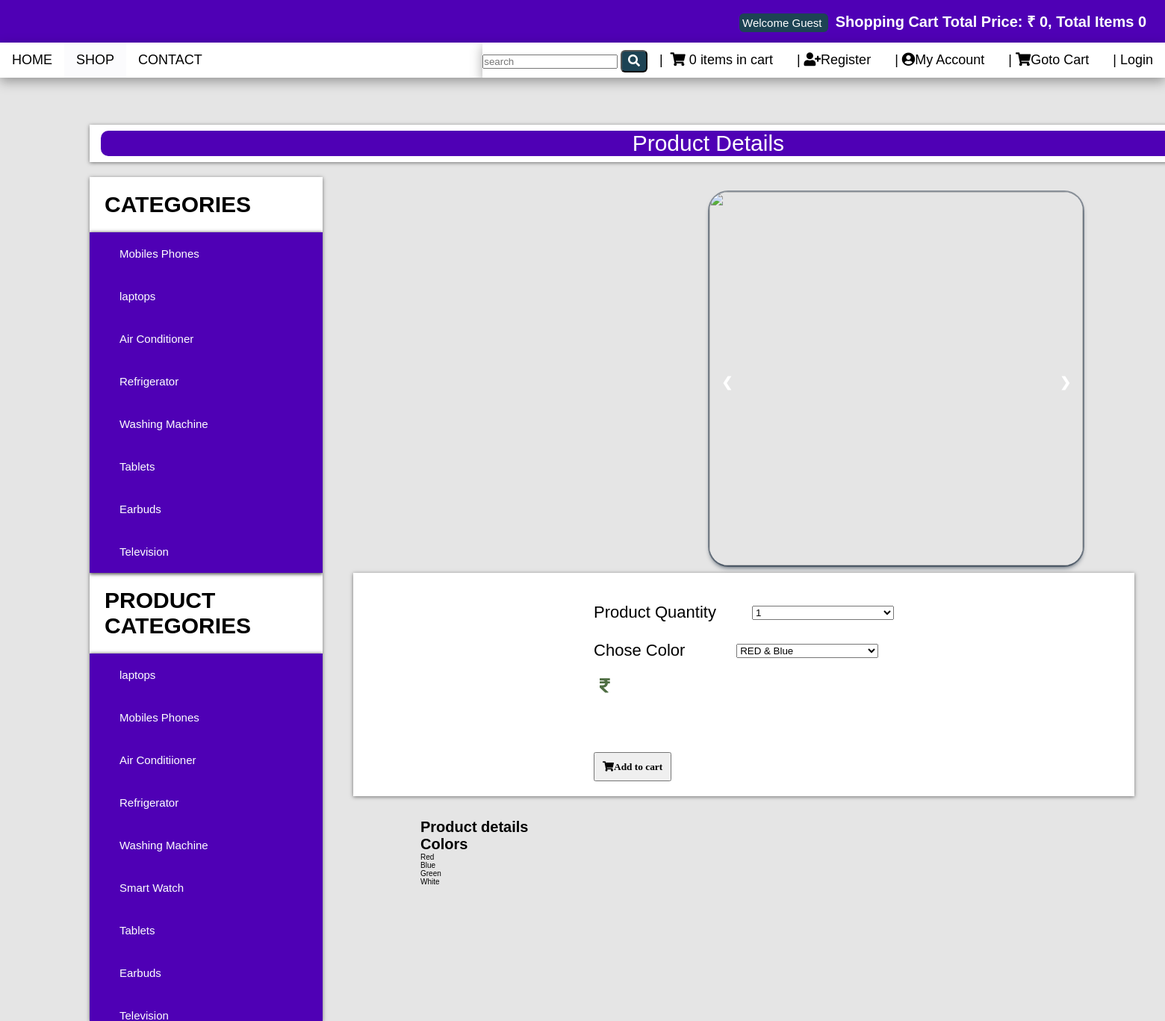
/details.php, run on the app's committed database.
### tables this page shows
CREATE TABLE `categories` (
  `cat_id` int(100) NOT NULL,
  `cat_title` text NOT NULL,
  `cat_desc` text NOT NULL
);

CREATE TABLE `product_category` (
  `p_cat_id` int(10) NOT NULL,
  `p_cat_title` text NOT NULL,
  `p_cat_desc` text NOT NULL,
  `p_cat_img` int(11) NOT NULL
);

### details.php (the view, shortened to what this page needs)
<?php
include("functions/functions.php");
  ?>
<!DOCTYPE html>
<html lang="en">
<head>
<link rel="stylesheet" href="https://cdnjs.cloudflare.com/ajax/libs/font-awesome/4.7.0/css/font-awesome.min.css">
    <link rel="stylesheet" href="https://cdnjs.cloudflare.com/ajax/libs/OwlCarousel2/2.3.4/assets/owl.carousel.min.css">
    <link rel="stylesheet" href="https://cdnjs.cloudflare.com/ajax/libs/font-awesome/5.15.2/css/all.min.css">
    <link rel="stylesheet" href="style.css">
</head>
<body>
<header>
<div class="header-1">
<div class="col-md-6 offer">
    <a href="#" class="btn btn-sucess btn-sm">
           <?php
        if (!isset($_SESSION['customer_email'])){
        echo "Welcome Guest";
      }else{
      echo "Welcome: " .$_SESSION['customer_email'] . "";
    }
        ?>
    </a>
<a id="pr" href="#"> Shopping Cart Total Price: ₹ <?php totalPrice(); ?>, Total Items <?php item(); ?></a>
</div>
</div>
<div class="header-2">
<nav class="navbar">
     <ul >
            <li><a  href="index.php">HOME</a></li>
            <li><a class="active" href="trimer.php">SHOP</a></li>
            <li><a href="contactus.php">CONTACT</a></li>
       <div class="col-md-6">
        <ul class="menu">
            <li>
                         <div class="collapse clearfix" id="search">
                             <form class="navbar-form" method="get" action="result.php">
                                 <div class="input-group">
                                     <input type="text" name="user_query" placeholder="search" class="form-control" required="">
                                     <button type="submit" value="search" name="search" class="btn btn-primary">
                                         <i class="fa fa-search"></i>
                                     </button>
                                 </div>
                             </form>
                         </div>
                   </li>
                <li>
                  <a href="cart.php" class="">
                    <i class="fa fa-shopping-cart"></i>
                      <span><?php item(); ?> items in cart</span>
                        </a>
                </li>
                   <li>
                   <a  href="customer_registration.php"><i class="fa fa-user-plus"></i>Register</a></li>
                   <li>
                   <a href="customer/my_account.php"><i class="fa fa-user-circle"></i>My Account</a></li>
                   <li>
                   <a href="cart.php"><i class="fa fa-shopping-cart"></i>Goto Cart</a></li>
                   <li>
                     <?php
                    if (!isset($_SESSION['customer_email'])){
                    echo "<a href='checkout.php'>Login</a>";
                         } else{
                    echo "<a href='logout.php'>Logout</a>";
                         }
                    ?></li>
             </ul>
       </div>
</ul>
</nav></div></header>
<section class="content" id="content">
  <div class="container">
    <div class="col-md-12">
      <ul class="breadcrumb">
        <li><span>Product Details</span></li>
          </ul>
           </div></div></section>
  <div class="content1" id="content1">
  <div class="container1">
    <div class="col-md-3">
      <?php
      include("includes/sidebar.php");
      ?>
    </div>
    </div>
     </div>
<div class="slides">
<div class="mySlides fade">
  <img src="admin_area/product_images/<?php echo $p_img1 ?>" width="500" height="500">
</div>
<a class="prv" onclick="plusSlides(-1)">&#10094;</a>
<a class="net" onclick="plusSlides(1)">&#10095;</a>
</div>
<div class="co-md-6">
  <div class="bx">
    <form action="details.php?add_cart=<?php echo $pro_id ?>" method="post" class="form-horizontal">
      <div class="form-group">
        <label class="col-md-5 control-label" >Product Quantity</label>
        <div class="col-md-7">
          <select name="product_qty" class="form-control">
            <option>1</option>
          </select>
        </div>
      </div>
    <div class="form-group">
      <label class="col-md-5 control-label" >Chose Color</label>
      <div class="col-md-7">
        <select name="product_size" class="form-control">
          <option>RED & Blue</option>
        </select>
      </div>
    </div>
    <p class="price"><i class="fa fa-inr"></i><?php echo $p_price; ?></p>
    <p class="text-center buttons">
      <button class="btn-prim" type="submit"><i class=" fa fa-shopping-cart">Add to cart</i></button>
    </p>
  </form>
  </div>
</div>
<div class="boxa" id="details">
  <h4>Product details</h4>
  <h4>Colors</h4>
  <ul>
    <li>Red</li>
     <li>Blue</li>
      <li>Green</li>
       <li>White</li>
  </ul>
</div>
</body></html>

### functions/functions.php (shortened to what this page needs)
<?php
$db=mysqli_connect("localhost","root","","e_com");
function getUserIp(){
	switch (true) {
				default : return $_SERVER['REMOTE_ADDR'];
	}
}
function item(){
	global $db;
	$ip_add=getUserIp();
	$get_items="select * from cart where ip_add='$ip_add'";
	$run_item=mysqli_query($db,$get_items);
	$count=mysqli_num_rows($run_item);
	echo $count;
}
function totalPrice(){
	$total=0;
echo $total;
}
function getPCats(){
    global $db;
    $get_p_cats="select * from product_category";
    $run_p_cats=mysqli_query($db,$get_p_cats);
    while ($row_p_cats=mysqli_fetch_array($run_p_cats)) {
        $p_cat_id=$row_p_cats['p_cat_id'];
        $p_cat_title=$row_p_cats['p_cat_title'];
        echo "<li><a href='trimer.php?p_cat=$p_cat_id'>$p_cat_title</a></li>";
    }
}
function getCat(){
    global $db;
    $get_cat="select * from categories";
    $run_cat=mysqli_query($db,$get_cat);
    while ($row_cat=mysqli_fetch_array($run_cat)) {
        $cat_id=$row_cat['cat_id'];
        $cat_title=$row_cat['cat_title'];
        echo "<li><a href='trimer.php?cat_id=$cat_id'>$cat_title</a></li>";
    }
}
  ?>

### style.css (style rules this page uses)
:root { --blue:#2980b9; --primaryColor: #f1f1f1; --black: #222; --black2: #555; --black3: #252525; --black4: #000; --black5: #212529; --orange: #1a2bdd; --white: #fff; --grey: #959595; --grey2: #666; --grey3: #ccc; --secondaryColor: #2b1f4d; --yellow: #ffcc00; --green: #59b210; }
* { font-family: "Archivo", sans-serif; margin:0; padding:0; box-sizing: border-box; text-transform: ; text-decoration: none; transition: all .2s cubic-bezier(.37,1.14,.26,1.24); }
html { font-size: 62.5%; overflow-x: hidden; background-color: rgba(0,0,0,.1); }
.header-1 { background-color: #4f00b5; background-blend-mode: multiply; background-size: cover; background-position: center; background-attachment: fixed; padding:4rem 1rem; text-align: center; color:#ffffff }
header .header-1 { display: flex; align-items: center; justify-content: space-between; padding:1.5rem; width: 100%; z-index: 10; }
.btn { background-color: #1d4354; color: #fff; padding: .4rem .8rem; font-size:1.6rem; cursor: pointer; border-radius: .6rem; margin-top: 1rem; }
.buttons { color }
.offer #pr { font-size: 2rem; color: white; font-weight: bold; margin: 1rem; }
.menu > li a:before { content: "|\00a0"; align-items: center; }
.menu { text-decoration: underline; }
.col-md-6 .menu { font-size: 1.3rem; }
.content { width: 90%; box-shadow: ; float: left; margin-top: 8rem; display: flex; margin-left: 11rem; z-index: ; padding: 1rem; }
.buttons { display: flex; font-size: 15px; }
.header-2 { font-size: 2.5rem; height: 2rem; }
.navbar ul { list-style: none; margin: 0; padding: 0; overflow: hidden; background: #ffffff; position: -webkit-sticky; position: sticky; top: 0; box-shadow: rgba(0, 0, 0, 0.35) 0rem .5rem 1.5rem; z-index: 20000; }
.navbar ul li { float: left; }
.header-2 .navbar a { font-size: 18px; display: block; text-align: center; padding: 1.3rem 1.6rem; text-decoration: none; color:#000000; }
.navbar .active { margin-left: ; background-color: #fbfbfd; }
.menu { font-size: 1.6rem; float: right; margin-top: 1rem; }
.active, .dot:hover { background-color: #717171; }
.fade { -webkit-animation-name: fade; -webkit-animation-duration: 1.5s; animation-name: fade; animation-duration: 1.5s; }
.col-md-12 { padding: 8px 15px; background-color: #fff; box-shadow: 0 1px 5px rgba(0, 0, 0, 0.5); font-size: 3rem; width: 164rem; z-index: 0; margin: auto; }
.breadcrumb { list-style: none; text-align: center; z-index: 0; color: #fff; border-radius: 1rem; background-color:#4f00b5; }
.breadcrumb span { text-align: center; }
.breadcrumb :before { content: "\00a0"; color: #cccccc; z-index: 0; }
.content1 { box-shadow: 0 1px 5px rgba(0, 0, 0, 0.5); background-color: #ffffff; border: 2 solid black; margin-left: 12rem; margin-top: rem; text-align: center; display:flex; float: left; position: relative; width: 20%; overflow-y: scroll; top: 1rem; bottom: 33rem; height: 113rem; }
.panel-body ul a { color: #fff; margin-left: rem; text-align: left; padding: 2rem; }
.panel-body ul li { z-index: 0; color: #fff; padding: 2rem; text-align: left; font-size: 15px; }
.slides { width: 50rem; margin-left: 95rem; position: relative; margin-top:18rem; box-shadow: rgba(6, 24, 44, 0.4) 0rem 0rem 0rem .2rem, rgba(6, 24, 44, 0.65) 0rem .4rem .6rem -0.1rem, rgba(255, 255, 255, 0.08) 0rem .1rem 0rem; border-radius: 2.5rem; z-index: 0rem; background:; }
.slides img { border-radius:2.5rem; z-index: 0rem; display: flex; }
.prv, .net { cursor: pointer; position: absolute; top: 50%; width: auto; padding: 1.6rem; margin-top: -2.2rem; color: white; font-weight: bold; font-size: 1.8rem; transition: 0.6s ease; border-radius: 0 .3rem .3rem 0; user-select: none; }
.net { right: 0; border-radius: .3rem 0 0 .3rem; }
.co-md-6 { display: ; background-color: #ffffff; width: 67%; display: flex; margin: auto; box-shadow: 0 1px 5px rgba(0, 0, 0, 0.5); margin-top: 1rem; margin-bottom: 3rem; }
.co-md-6 .bx { font-size: 22px; margin-left: 24rem; margin: auto; padding: 2rem; }
.form-group { display: flex; padding-bottom: .5rem; padding-top: 2rem; }
.col-md-7 { margin: auto; align-items: center; }
.col-md-7 .form-control { width: 19rem; margin-left: 4.8rem; float: right; }
.price { color: #4f6e43; padding-top: 1rem; padding-bottom: 1rem; }
.fa-inr { padding: .8rem; }
.boxa { margin-left: 56.3rem; width: 67%; text-align: justify; }
#details h4 { font-size: 2rem; }
#details li { list-style: none; }
.btn-sm { padding: .4rem; font-size: 1.5rem; }
.text-center button { padding: 1rem; margin-top: 6rem; float: right; }

### data on the page
categories: cat_title "Mobiles Phones"
categories: cat_title "laptops"
categories: cat_title "Air Conditioner"
categories: cat_title "Refrigerator"
categories: cat_title "Washing Machine"
categories: cat_title "Tablets"
categories: cat_title "Earbuds"
categories: cat_title "Television"
product_category: p_cat_title "laptops"
product_category: p_cat_title "Mobiles Phones"
product_category: p_cat_title "Air Conditiioner"
product_category: p_cat_title "Refrigerator"
product_category: p_cat_title "Washing Machine"
product_category: p_cat_title "Smart Watch"
product_category: p_cat_title "Tablets"
product_category: p_cat_title "Earbuds"
product_category: p_cat_title "Television"

### other printed values
$total "0"
$count "0 0"
